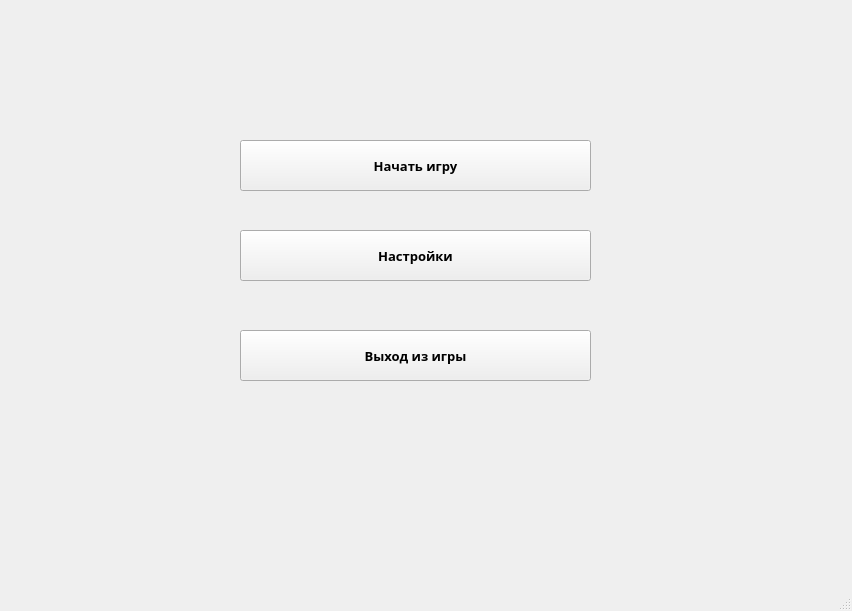
<?xml version="1.0" encoding="UTF-8"?>
<ui version="4.0">
 <class>MainWindow</class>
 <widget class="QMainWindow" name="MainWindow">
  <property name="geometry">
   <rect>
    <x>0</x>
    <y>0</y>
    <width>852</width>
    <height>611</height>
   </rect>
  </property>
  <property name="windowTitle">
   <string>MainWindow</string>
  </property>
  <widget class="QWidget" name="centralwidget">
   <widget class="QPushButton" name="pushButton">
    <property name="geometry">
     <rect>
      <x>240</x>
      <y>140</y>
      <width>351</width>
      <height>51</height>
     </rect>
    </property>
    <property name="font">
     <font>
      <family>Microsoft YaHei</family>
      <pointsize>10</pointsize>
      <weight>75</weight>
      <bold>true</bold>
     </font>
    </property>
    <property name="text">
     <string>Начать игру</string>
    </property>
   </widget>
   <widget class="QPushButton" name="pushButton_2">
    <property name="geometry">
     <rect>
      <x>240</x>
      <y>230</y>
      <width>351</width>
      <height>51</height>
     </rect>
    </property>
    <property name="font">
     <font>
      <family>Microsoft YaHei</family>
      <pointsize>10</pointsize>
      <weight>75</weight>
      <bold>true</bold>
     </font>
    </property>
    <property name="text">
     <string>Настройки</string>
    </property>
   </widget>
   <widget class="QPushButton" name="pushButton_3">
    <property name="geometry">
     <rect>
      <x>240</x>
      <y>330</y>
      <width>351</width>
      <height>51</height>
     </rect>
    </property>
    <property name="font">
     <font>
      <family>Microsoft YaHei</family>
      <pointsize>10</pointsize>
      <weight>75</weight>
      <bold>true</bold>
     </font>
    </property>
    <property name="text">
     <string>Выход из игры</string>
    </property>
   </widget>
  </widget>
  <widget class="QMenuBar" name="menubar">
   <property name="geometry">
    <rect>
     <x>0</x>
     <y>0</y>
     <width>852</width>
     <height>21</height>
    </rect>
   </property>
  </widget>
  <widget class="QStatusBar" name="statusbar"/>
 </widget>
 <resources>
  <include location="test.qrc"/>
 </resources>
 <connections/>
</ui>
